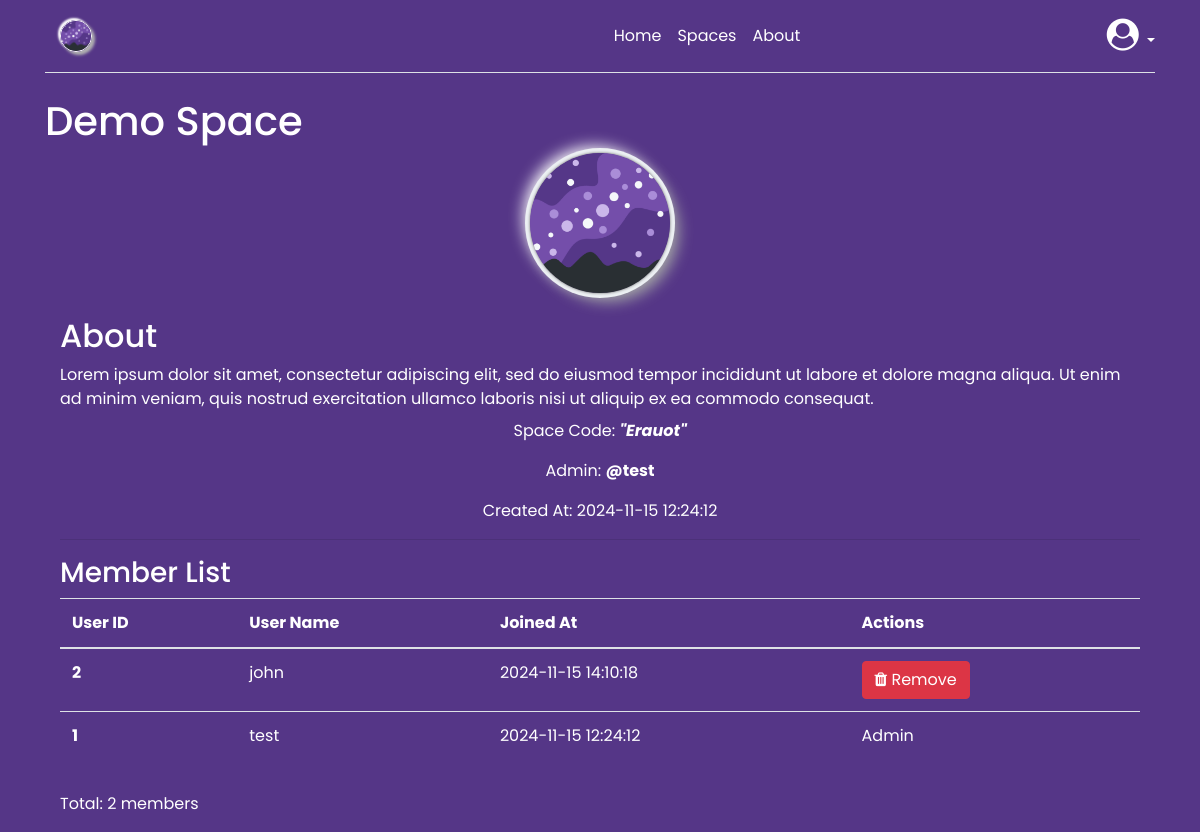
Screenshot of /spaces/3 (signed in) with the database file from the repository.
### tables this page shows
CREATE TABLE spaces (
  id INTEGER PRIMARY KEY AUTOINCREMENT,
  admin_id INTEGER NOT NULL,
  code VARCHAR NOT NULL,
  name TEXT NOT NULL,
  description TEXT NOT NULL,
  created TIMESTAMP NOT NULL DEFAULT CURRENT_TIMESTAMP,
  FOREIGN KEY (admin_id) REFERENCES users (id)
);

CREATE TABLE users (
  id INTEGER PRIMARY KEY AUTOINCREMENT,
  username TEXT UNIQUE NOT NULL,
  password TEXT NOT NULL
);

CREATE TABLE space_members (
  space_id INTEGER NOT NULL,
  user_id INTEGER NOT NULL,
  joined TIMESTAMP NOT NULL DEFAULT CURRENT_TIMESTAMP,
  FOREIGN KEY (space_id) REFERENCES spaces (id),
  FOREIGN KEY (user_id) REFERENCES users (id)
);

### app/space.py (the view)
@bp.route("/<int:id>")
@login_required
def show(id):
    db = get_db()
    space = db.execute(
        "SELECT s.id, s.code, name, description, created, admin_id, username as admin_name"
        " FROM spaces s JOIN users u ON s.admin_id = u.id"
        " WHERE s.id = ?",
        (id,),
    ).fetchone()
    if space is None:
        abort(404, f"Space id {id} doesn't exist.")
    members = get_space_members(id)
    is_member = g.user["id"] in [member["user_id"] for member in members]
    if not is_member:
        abort(403, f"You are not a member of this space.")
    return render_template(
        "space/show.html", space=space, members=members, is_member=is_member
    )

### app/auth.py (called while the page is built)
@bp.before_app_request
def load_logged_in_user():
    user_id = session.get("user_id")
    if user_id is None:
        g.user = None
    else:
        g.user = (
            get_db().execute("SELECT * FROM users WHERE id = ?", (user_id,)).fetchone()
        )

def login_required(view):
    @functools.wraps(view)
    def wrapped_view(**kwargs):
        if g.user is None:
            return redirect(url_for("auth.login"))
        return view(**kwargs)
    return wrapped_view

### app/db.py (called while the page is built)
def get_db():
    if "db" not in g:
        g.db = sqlite3.connect(
            current_app.config["DATABASE"], detect_types=sqlite3.PARSE_DECLTYPES
        )
        g.db.row_factory = sqlite3.Row
    return g.db

### app/space.py (called while the page is built)
def get_space_members(space_id):
    db = get_db()
    return db.execute(
        "SELECT sm.joined, sm.user_id, u.id, u.username FROM space_members sm JOIN users u ON sm.user_id = u.id WHERE space_id = ? ORDER BY joined DESC",
        (space_id,),
    ).fetchall()

### app/templates/space/show.html (shortened to what this page needs)
{% extends 'base.html' %} {% block header %}
<h1>{% block title %} {{ space['name'] }} {% endblock %}</h1>
{% endblock %} {% block content %}
<section class="content">
  <div class="container">
    <div class="row">
      <div class="col-lg-12">
        <div>
          <div class="space-logo mb-4">
            <img
              src="{{ url_for('static', filename = 'logo.png') }}"
              alt="logo"
              width="140"
              height="140"
            />
          </div>
          <h2 class="fw-normal">About</h2>
          <p class="mb-2">{{ space['description'] }}</p>
          <div class="text-center">
            <p>
              Space Code: <b><i>"{{ space['code'] }}"</i></b>
            </p>
            <p>Admin: <b>@{{ space['admin_name'] }}</b></p>
            <p>Created At: {{ space['created'] }}</p>
          </div>
        </div>
        <hr />
        <h3>Member List</h3>
        <div class="row">
          <div class="col-lg-12">
            <table class="table text-white">
              <thead>
                <tr>
                  <th scope="col">User ID</th>
                  <th scope="col">User Name</th>
                  <th scope="col">Joined At</th>
                  {% if g.user["id"] == space["admin_id"] %}
                  <th scope="col">Actions</th>
                  {% endif %}
                </tr>
              </thead>
              <tbody>
                {% for member in members %}
                <tr>
                  <th scope="row">{{ member['id'] }}</th>
                  <td>{{ member['username'] }}</td>
                  <td>{{ member['joined'] }}</td>
                  {% if g.user["id"] == space["admin_id"] %}
                  <td>
                    {% if member['id'] != g.user['id'] %}
                    <a
                      href="{{ url_for('space.remove_member', id = space['id'], user_id = member['id']) }}"
                      class="btn btn-danger"
                      ><i class="fa fa-trash"></i> Remove</a
                    >
                    {% else %}
                    <p>Admin</p>
                    {% endif %}
                  </td>
                  {% endif %}
                </tr>
                {% endfor %}
              </tbody>
            </table>
            <p>Total: {{ members|length }} members</p>
          </div>
        </div>
      </div>
    </div>
  </div>
</section>
{% endblock %}

### app/static/style.css (style rules this page uses)
* { margin: 0; padding: 0; box-sizing: border-box; font-family: "Poppins", sans-serif; }
body { background: #553687; }
body, h1, h2, h3, h4, h5, h6, p, a, span, div { color: white; }
.space-logo { width: 140px; margin: auto; }
.space-logo img { width: 100%; height: 140px; object-fit: cover; border-radius: 50%; box-shadow: 0px 0px 3px #5f5f5f, 0px 0px 0px 5px #ecf0f3, 8px 8px 15px #a7aaa7, -6px -6px 15px #fff; }

### rows the page displays
spaces: name "Demo Space", description "Lorem ipsum dolor sit amet, consectetur adipiscing elit, sed do eiusmod tempor incididunt ut labore et dolore magna aliqua. Ut enim ad minim veniam, quis nostrud exercitation ullamco laboris nisi ut aliquip ex ea commodo consequat.", code "Erauot", created "2024-11-15 12:24:12"
users: admin_name "test"
space_members: id "2", username "john", joined "2024-11-15 14:10:18"
space_members: id "1", username "test", joined "2024-11-15 12:24:12", shows "Admin"

### other values shown
{{ members|length }} "2"
